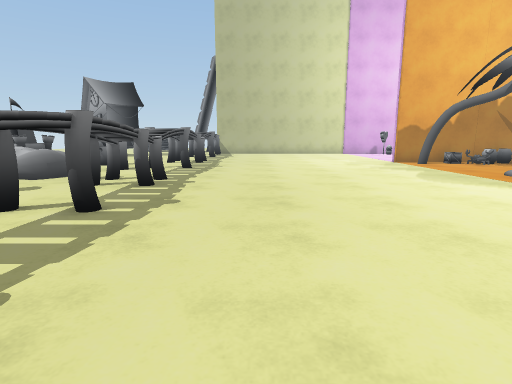
view 1 (above)

14 first-person views from a walk through a Unity game level. The camera is 1.2 m above the floor, tilts 10° down and sees 80° across. The floor is counted in squares, 1 m on a side. Each view is taken from the middle of a square. On the plan, view 1 faces up. The plan holds only what a view shows up to about 13 squares ahead; the rest is blank. The place goes on beyond the plan. The player character is not drawn.

view 2
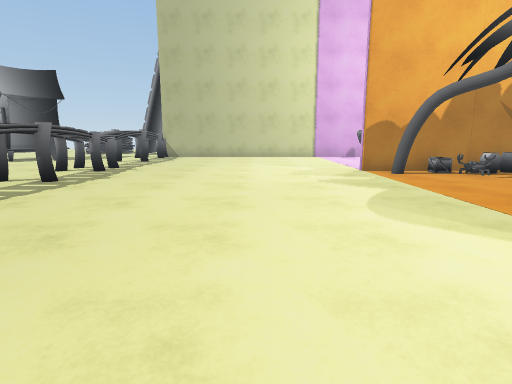

view 3
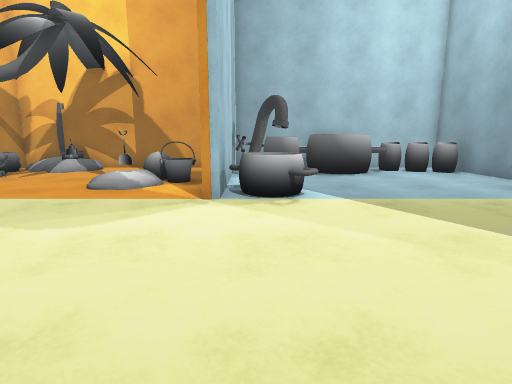

view 4
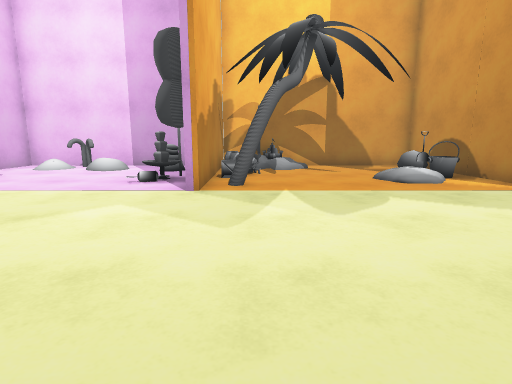

view 5
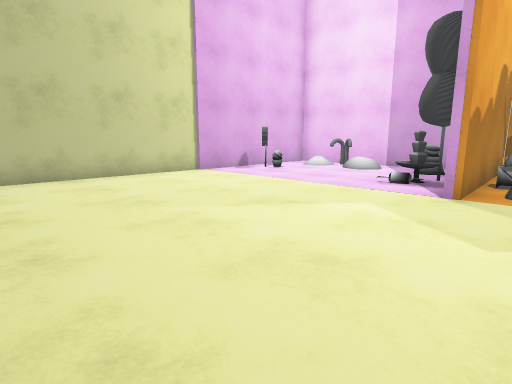

view 6
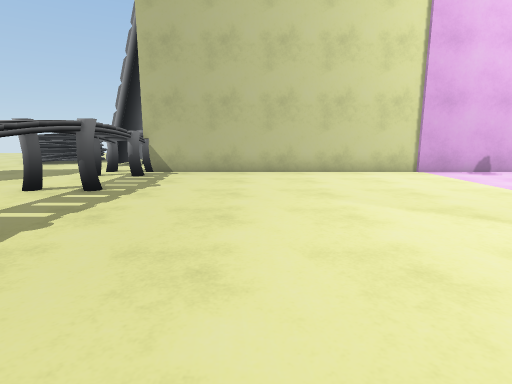

view 7
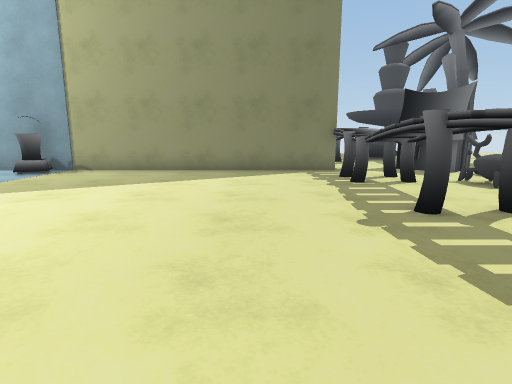

view 8
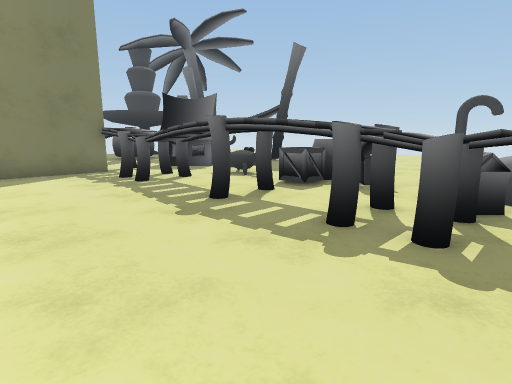

view 9
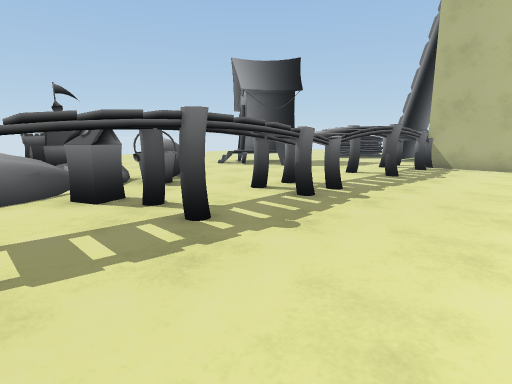

view 10
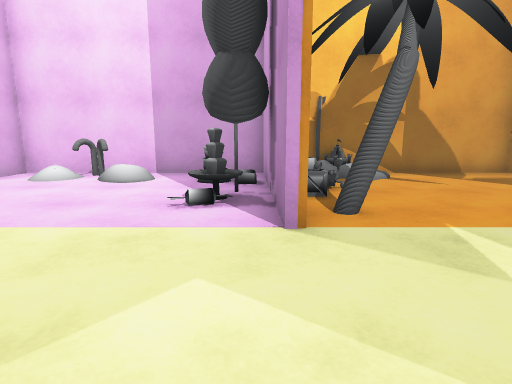

view 11
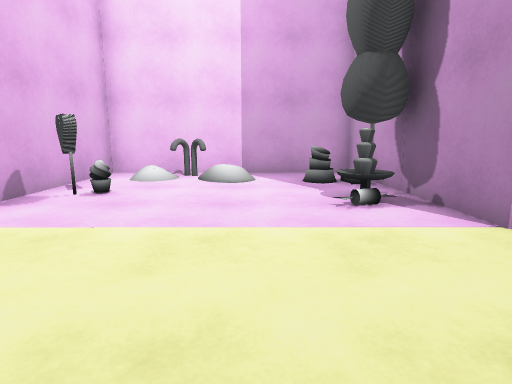

view 12
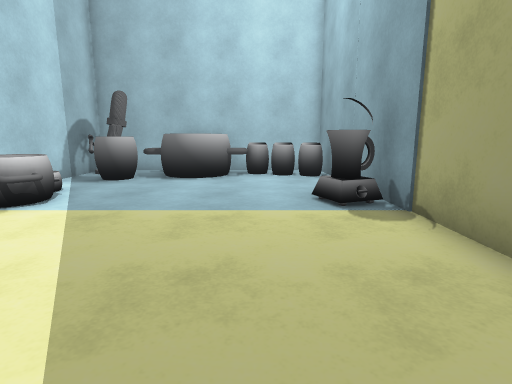

view 13
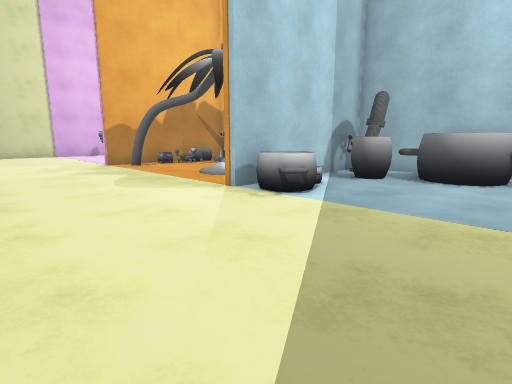

view 14
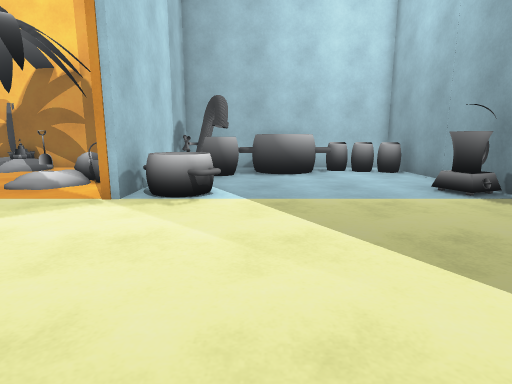

### Floor plan
Key: @ floor where view 1 was taken; # wall or solid block; . floor; / step, stairs or slope; = window, fence, low wall or low ledge; ^ raised ledge; T tree; B barrel; S shovel; A ball; U bucket; F fountain; C cake; O other object.
Columns run from 5 left of view 1 to 14 right of it. Each row starts with its distance up from view 1.
 24  ##################
 23  ^^...........##..#
 22  ##............=./#
 21  ##...............##
 20  ##..............O #
 19   #................#
 18  ^^................#
 17  ^^...........F#CC.#
 16  ##..........#######
 15  ##.........####BB##
 14   #..........T..B/##
 13  ##............../=#
 12 ###............../ #
 11  ^^................#
 10  ^^..........//....#
  9 =##........../SA...#
  8  ##...........UU...#
  7  ^^.........########
  6  ##.........===.##
  5  ##.........==..##
  4 ###..............#
  3  ^^..............##
  2  ^^..............##
  1  ##..............=#
  0  ##..@...........=#
 -1   #.........##...##
 -2   #################

Where each view was taken, in squares from view 1:
view 1: 0 up, 0 right, facing up
view 2: 4 up, 3 right, facing up
view 3: 6 up, 1 right, facing right
view 4: 14 up, 0 right, facing right
view 5: 14 up, 0 right, facing up-right
view 6: 13 up, 1 right, facing up
view 7: 10 up, 0 right, facing down
view 8: 10 up, 1 right, facing down-left
view 9: 10 up, 1 right, facing up-left
view 10: 16 up, 3 right, facing right
view 11: 19 up, 3 right, facing right
view 12: 1 up, 2 right, facing right
view 13: 1 up, 2 right, facing up-right
view 14: 4 up, 1 right, facing right
